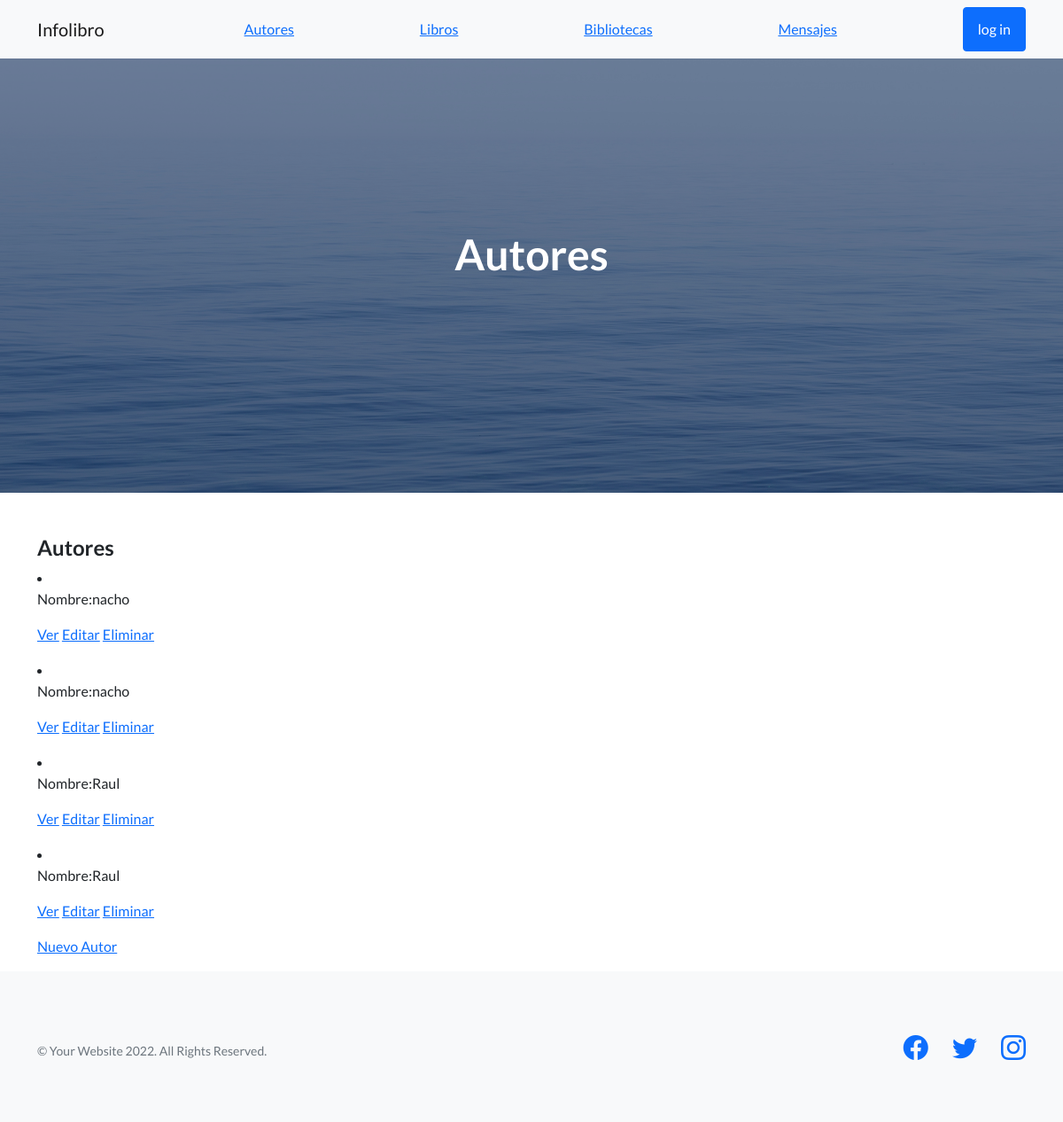
Page /list-autor/ on the earlier database version.
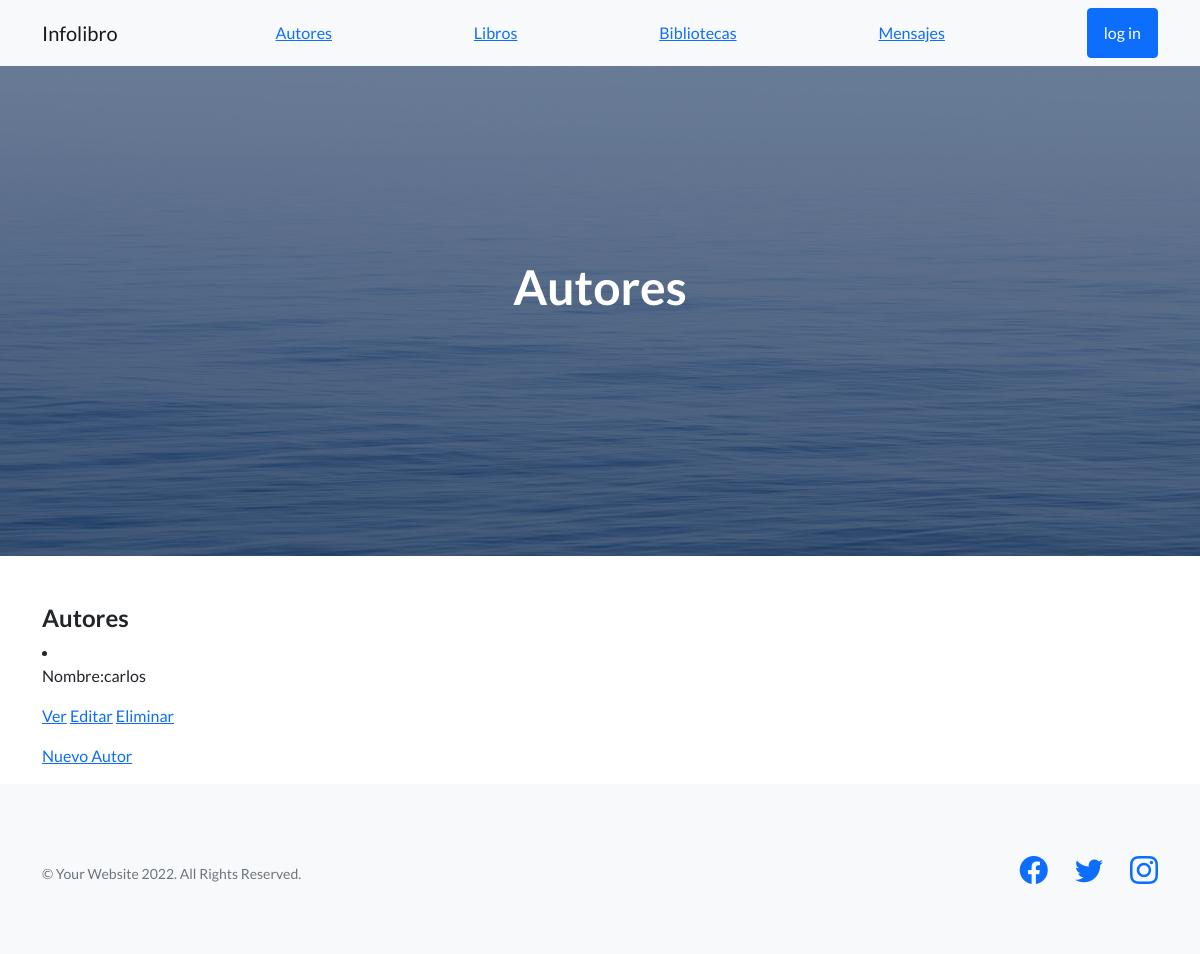
Same page on the later database version.
### AppProyecto/models.py (models this page shows, shortened)
class autor(models.Model):
    nombre=models.CharField(max_length=50)
    apellido=models.CharField(max_length=50)
    edad=models.CharField(max_length=50)
    foto=models.ImageField(upload_to='autor',null=True,blank=True,default='blank.png')
    biografia=models.TextField(null=True,blank=True)
    class meta:
        verbose_name_plural='Autores'

### AppProyecto/views.py (the view)
# urls.py: path('list-autor/',List_autor.as_view(), name='list-autor'),
class List_autor (ListView):
    model = autor
    template_name = 'AppProyecto/list-autor.html'

### AppProyecto/templates/AppProyecto/list-autor.html (shortened to what this page needs)
{% extends 'AppProyecto/padre.html' %}
{% block encabezado %}Autores{% endblock %}
{% block contenido %}
<section class="mt-5">
    <div class="container">
        <div class="row">
            <div class= "col-lg-12">
                <h4>Autores</h4>
                {% for autor in object_list %}
                <li>
                    <p>Nombre:{{ autor.nombre }}</p>
                    <p>
                        <a href="{% url 'detail-autor' autor.id %}">Ver</a>
                        <a href="{% url 'update-autor' autor.id %}">Editar</a>
                        <a href="{% url 'delete-autor' autor.id %}">Eliminar</a>
                    </p>
                </li>
                {% endfor %}
                <p>
                    <a href="{% url 'create-autor' %}">Nuevo Autor</a>
                </p>
            </div>
        </div>
    </div>
</section>
{% endblock %}

Differences in the rows shown:
removed autor: nombre "nacho"
removed autor: nombre "nacho"
removed autor: nombre "Raul"
removed autor: nombre "Raul"
added autor: nombre "carlos"
